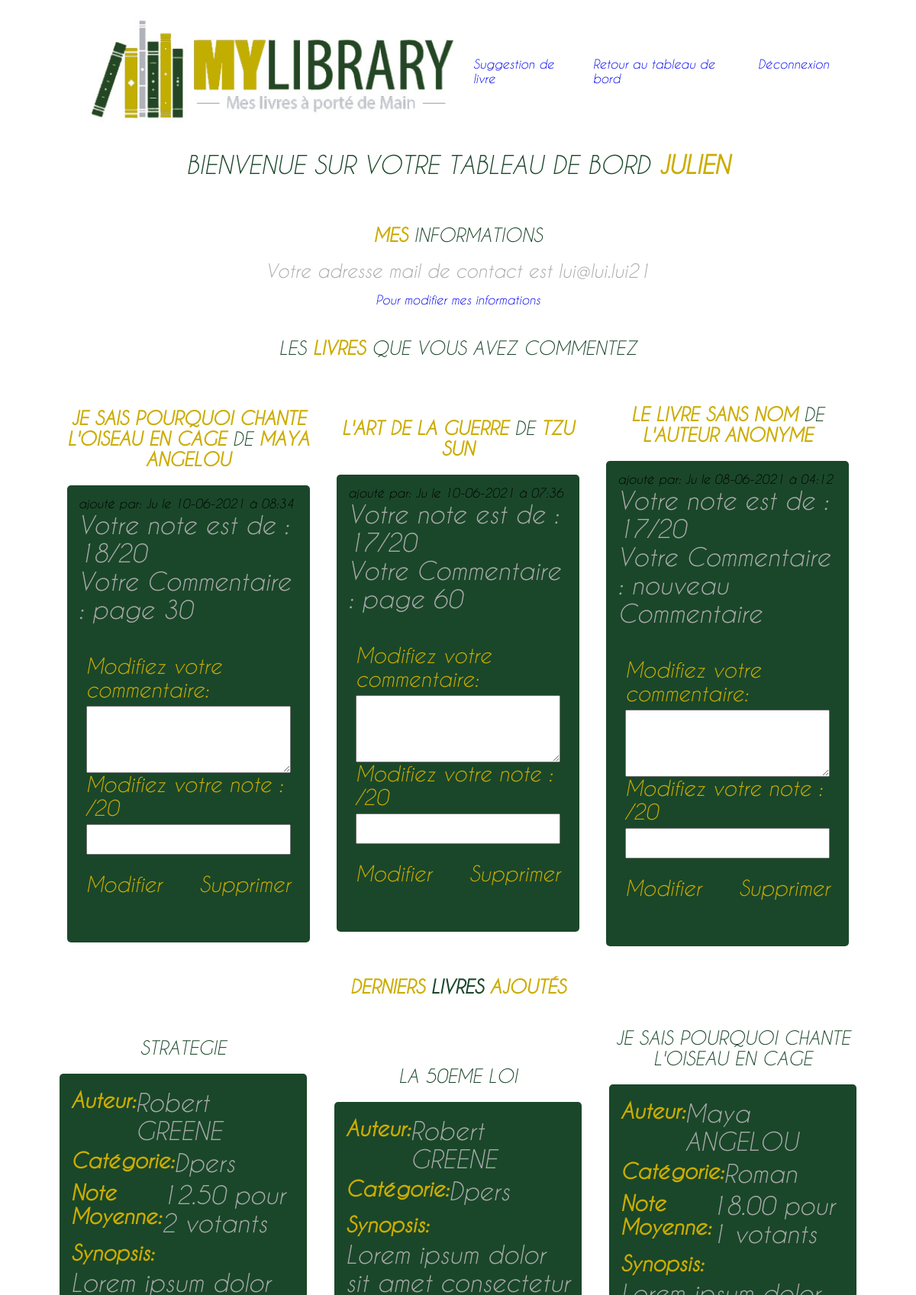
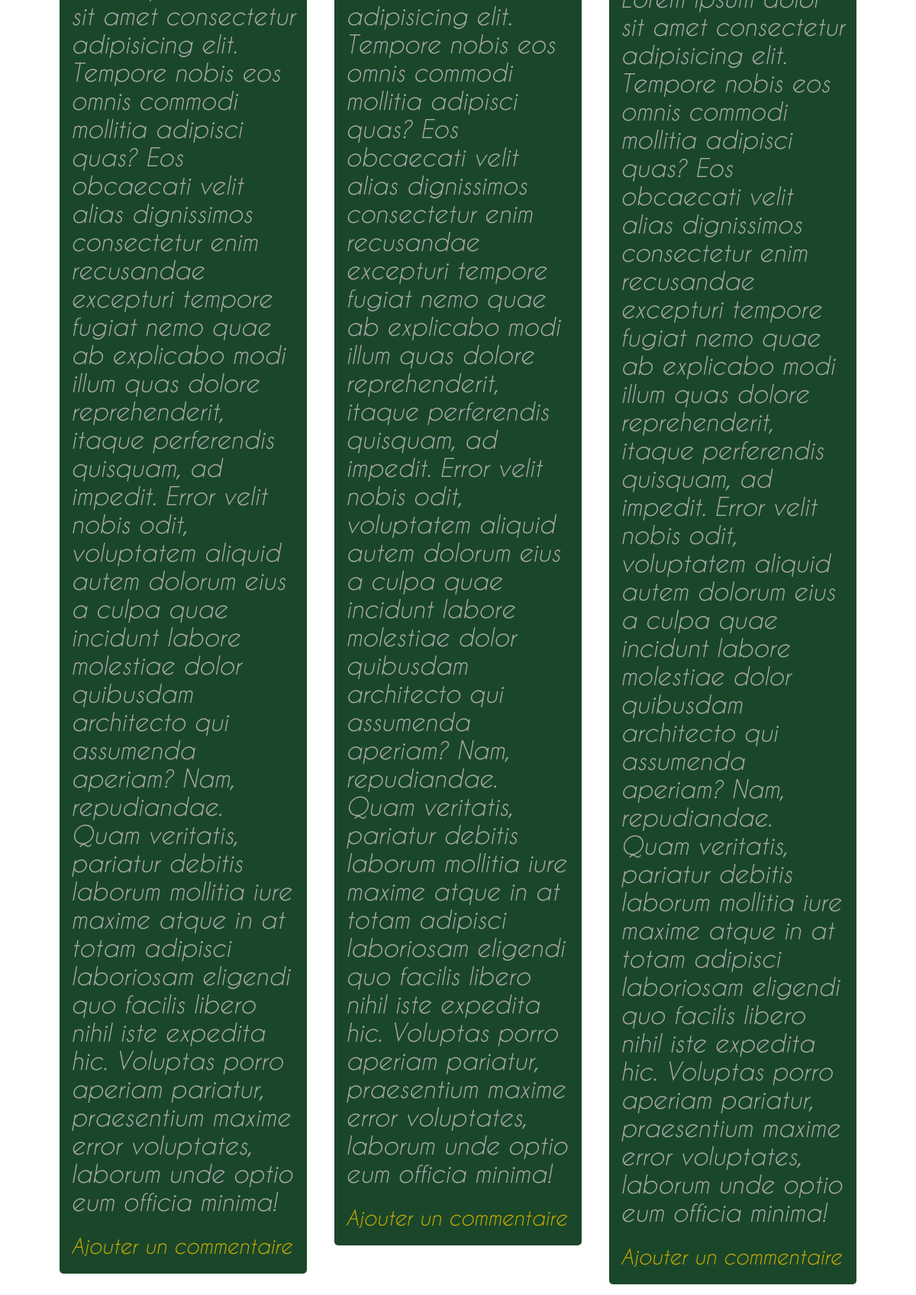
/indexAdmin.php?action=tdb&pseudo=Ju (signed in, upper part), run on the app's committed database (2 pictures, top to bottom).
### tables this page shows
CREATE TABLE `authorlivres` (
  `id` int(11) NOT NULL AUTO_INCREMENT,
  `idAuthor` int(11) NOT NULL,
  `idLivre` int(11) NOT NULL,
  `tome` varchar(255) DEFAULT NULL,
  `noteMoyenne` int(11) DEFAULT NULL,
  PRIMARY KEY (`id`)
);

CREATE TABLE `livres` (
  `id` int(11) NOT NULL AUTO_INCREMENT,
  `title` varchar(255) NOT NULL,
  `category` varchar(255) NOT NULL,
  `content` longtext,
  PRIMARY KEY (`id`)
);

### app/Controllers/Back/backController.php (called while the page is built, shortened)
<?php
class BackController
{
    public function tdb($pseudo)
    {
        $pseudo = $_SESSION['user']['pseudo'];
        $livres = new \Projet\Models\AuthorLivresManager();
        $allLivres = $livres->getEcritpar();
        $infos = new \Projet\Models\CommManager();
        $allComms = $infos->getMyComm($pseudo);
        require "app/views/Back/page-tdb.php";
    }
}

### app/Models/CommManager.php (called while the page is built, shortened)
<?php
class CommManager extends Manager
{
    protected $table;
    protected $livreAssocie;
    private $bdd;
    function __construct()
    {
        $this->table = "comms";
        $this->livreAssocie = "authorLivres";
        $this->livres  = "livres";
        $this->bdd = Manager::getInstance();
    }
    public function getMyComm($pseudo)
    {
        $sql = "SELECT " . $this->table . ".`id`, `" . $this->table . "`.`content` AS content, note, date_ajout, CONCAT(authors.`firstname_author`,' ' ,authors.`name_author`) AS name_author, `". $this->livres ."`.`title` AS title, `users`.`pseudo`
            FROM  `" . $this->table . "`
            INNER JOIN  `" . $this->livreAssocie . "`
            ON  `" . $this->table . "`.`idAuthorLivre` = `" . $this->livreAssocie . "`.id
            INNER JOIN `". $this->livres ."`
            ON `" . $this->livreAssocie . "`.`idlivre` = `". $this->livres ."`.id
            INNER JOIN `authors`
            ON `" . $this->livreAssocie . "`.`idAuthor` = `authors`.id
            INNER JOIN `users`
            ON  `" . $this->table . "`.`idUser` = `users`.id
                WHERE `users`.`pseudo` = :pseudo
            ORDER BY title";
        $infos = $this->bdd->prepare($sql);
        $infos->bindValue(":pseudo", $pseudo, PDO::PARAM_STR);
        $infos->execute();
        return $infos;
    }
}

### app/Models/Manager.php (called while the page is built, shortened)
<?php
class Manager extends PDO {
        private static $instance;
    public static function getInstance() {
        if(self::$instance === null) {
            self::$instance = new self();
        }
        return self::$instance;
    }
};

### app/Models/AuthorLivresManager.php (called while the page is built, shortened)
<?php
class AuthorLivresManager extends Manager
{
    protected $table;
    private $bdd;
    function __construct()
    {
        $this->table = "authorLivres";
        $this->bdd = Manager::getInstance();
    }
    public function getEcritpar()
    {
        $sql = "SELECT " . $this->table . ".`id`AS id,
        `tome`,
        `livres`.`title` AS title,
        `livres`.`content` AS content,
        `livres`.`category` AS category,
        CONCAT(authors.`firstname_author`,' ' ,authors.`name_author`) AS name_author,
        COUNT(comms.`note`) AS 'votes',
        ROUND(AVG(comms.`note`), 2) AS 'noteMoyenne'
        FROM " . $this->table . " INNER JOIN `livres`
        ON " . $this->table . ".`idLivre` = `livres`.id
        INNER JOIN `authors`
        ON " . $this->table . ".`idAuthor` = `authors`.id
        LEFT OUTER JOIN `comms`
        ON `" . $this->table . "`.id = `comms`.idAuthorLivre
        GROUP BY " . $this->table . ".id
        ORDER BY " . $this->table . ".tome
        ASC LIMIT 6
        ";
        $livres = $this->bdd->query($sql);
        return $livres;
    }
}

### app/views/Back/page-tdb.php (the view, shortened to what this page needs)
<?php
$allLivres = $allLivres->fetchAll();
?>
<h1>Bienvenue sur votre tableau de bord <span class="gold"> <?= $_SESSION['user']['name_user'] ?></span> </h1>
<section class="gestion_info container">
    <h2><span class='gold bold'>Mes</span> informations</h2>
    <p for="mail">Votre adresse mail de contact est <?= $_SESSION['user']['mail'] ?></p>
    <div type="button" class="btn-tdb">
        <a href="indexAdmin.php?action=mesInfos&pseudo=<?= $pseudo ?>">Pour modifier mes informations</a>
    </div>
</section>
<h2>Les <span class='gold bold'>livres</span> que vous avez commentez </h2>
<section class="container livreCommente">
    <?php
    foreach ($allComms as $comm) :
        ?>
        <div class="card-livre">
            <h3 class='card-title'>
                <span class="gold">
                    <?= htmlspecialchars($comm['title']); ?>
                </span>de<span class="gold">
                    <?= htmlspecialchars($comm['name_author'])  ?>
                </span>
            </h3>
            <article id="mesComm" class="card-corps">
                <h4>
                    ajouté par: <?= htmlspecialchars($comm['pseudo']); ?> le <?= htmlspecialchars(date("d-m-Y à H:i", strtotime($comm['date_ajout']))); ?>
                </h4>
                <?= "<p> Votre note est de : " . htmlspecialchars($comm['note']) . "/20</p>";
                if (!empty($comm['content'])) :
                    echo "<p> Votre Commentaire : " . $comm['content'] . "</p>";
                endif;
                ?>
                <form action="indexAdmin.php?action=updateComm&idComm=<?= $comm['id']; ?>" method="POST" class="article_commente container">
                    <label for="content" class="title-label">Modifiez votre commentaire: </label>
                    <textarea class="content" name="content" cols="30" rows="10"></textarea>
                    <label for="note" class="title-label"> Modifiez votre note : /20 </label>
                    <input type="number" min="0" max="20" step="1" name="note">
                    <div class="subBtn">
                        <button type="submit" class="btn title-label">Modifier</button>
                        <a href="indexAdmin.php?action=deleteComm&id=<?= $comm['id']; ?>" class=" btn title-label" title="Attention vous supprimez votre commentaire">Supprimer</a>
                    </div>
                </form>
            </article>
        </div>
    <?php endforeach; ?>
</section>
<h2 class="gold bold">Derniers <span class='green'>Livres</span> ajoutés</h2>
<section class="derniers-livres">
    <?php foreach ($allLivres as $livre) : ?>
        <div class="card-livre">
            <h3 class="card-title green">
                <?= strip_tags($livre["title"]); ?>
            </h3>
            <article class="card-corps">
                <div class="card-content">
                    <div class="contenu-card-livre">
                        <h6 class="title-label label-article">Auteur: </h6>
                        <p class="auteurLivre"><?= strip_tags($livre["name_author"]); ?></p>
                    </div>
                    <div class="contenu-card-livre">
                        <h6 class="title-label label-article">Catégorie: </h6>
                        <p class="categorieLivre"><?= strip_tags($livre["category"]); ?></p>
                    </div>
                    <div class="contenu-card-livre">
                        <?php if (!is_null($livre['noteMoyenne'])) :
                            echo "<h6 class='title-label label-article'>Note Moyenne: </h6>
                            <p class='noteLivre'>" . $livre['noteMoyenne'] . " pour " . $livre['votes'] . " votants </p>";
                        endif; ?>
                    </div>
                    <div class="contenu-card-livre synopsis">
                        <h6 class="title-label label-article">Synopsis: </h6>
                        <p class="synopsis-text" disable="true">
                            <?= strip_tags($livre["content"]); ?>
                        </p>
                    </div>
                    <div class="subBtn">
                        <a href="indexAdmin.php?action=addComm&livre=<?= $livre['id']; ?>" class="btn title-label">Ajouter un commentaire</a>
                    </div>
                </div>
            </article>
        </div>
    <?php endforeach; ?>
</section>
<?php @require 'Templates/template.php' ?>

### data on the page
authorlivres: idLivre.title "STRATEGIE", name_author "Robert GREENE", idLivre.category "Dpers", noteMoyenne "12.50", votes "2", idLivre.content "Lorem ipsum dolor sit amet consectetur adipisicing elit. Tempore nobis eos omnis commodi mollitia adipisci quas? Eos obcaecati velit alias dignissimos consectetur enim recusandae excepturi tempore fugiat nemo quae ab explicabo modi illum quas dolore reprehenderit, itaque perferendis quisquam, ad impedit. Error velit nobis odit, voluptatem aliquid autem dolorum eius a culpa quae incidunt labore molestiae dolor quibusdam architecto qui assumenda aperiam? Nam, repudiandae. Quam veritatis, pariatur debitis laborum mollitia iure maxime atque in at totam adipisci laboriosam eligendi quo facilis libero nihil iste expedita hic. Voluptas porro aperiam pariatur, praesentium maxime error voluptates,…"
authorlivres: idLivre.title "LA 50EME LOI", name_author "Robert GREENE", idLivre.category "Dpers", idLivre.content "Lorem ipsum dolor sit amet consectetur adipisicing elit. Tempore nobis eos omnis commodi mollitia adipisci quas? Eos obcaecati velit alias dignissimos consectetur enim recusandae excepturi tempore fugiat nemo quae ab explicabo modi illum quas dolore reprehenderit, itaque perferendis quisquam, ad impedit. Error velit nobis odit, voluptatem aliquid autem dolorum eius a culpa quae incidunt labore molestiae dolor quibusdam architecto qui assumenda aperiam? Nam, repudiandae. Quam veritatis, pariatur debitis laborum mollitia iure maxime atque in at totam adipisci laboriosam eligendi quo facilis libero nihil iste expedita hic. Voluptas porro aperiam pariatur, praesentium maxime error voluptates,…"
authorlivres: idLivre.title "JE SAIS POURQUOI CHANTE L'OISEAU EN CAGE", name_author "Maya ANGELOU", idLivre.category "Roman", noteMoyenne "18.00", votes "1", idLivre.content "Lorem ipsum dolor sit amet consectetur adipisicing elit. Tempore nobis eos omnis commodi mollitia adipisci quas? Eos obcaecati velit alias dignissimos consectetur enim recusandae excepturi tempore fugiat nemo quae ab explicabo modi illum quas dolore reprehenderit, itaque perferendis quisquam, ad impedit. Error velit nobis odit, voluptatem aliquid autem dolorum eius a culpa quae incidunt labore molestiae dolor quibusdam architecto qui assumenda aperiam? Nam, repudiandae. Quam veritatis, pariatur debitis laborum mollitia iure maxime atque in at totam adipisci laboriosam eligendi quo facilis libero nihil iste expedita hic. Voluptas porro aperiam pariatur, praesentium maxime error voluptates,…"

### other printed values
$_SESSION['user']['name_user'] "JULIEN"
$_SESSION['user']['mail'] "lui@lui.lui21"
$comm['title'] "JE SAIS POURQUOI CHANTE L'OISEAU EN CAGE"
$comm['name_author'] "MAYA ANGELOU"
$comm['pseudo'] "Ju"
date("d-m-Y à H:i", strtotime($comm['date_ajout'])) "10-06-2021 à 08:34"
$comm['note'] "18"
$comm['content'] "page 30"
$comm['title'] "L'ART DE LA GUERRE"
$comm['name_author'] "TZU SUN"
date("d-m-Y à H:i", strtotime($comm['date_ajout'])) "10-06-2021 à 07:36"
$comm['note'] "17"
$comm['content'] "page 60"
$comm['title'] "LE LIVRE SANS NOM"
$comm['name_author'] "L'AUTEUR ANONYME"
